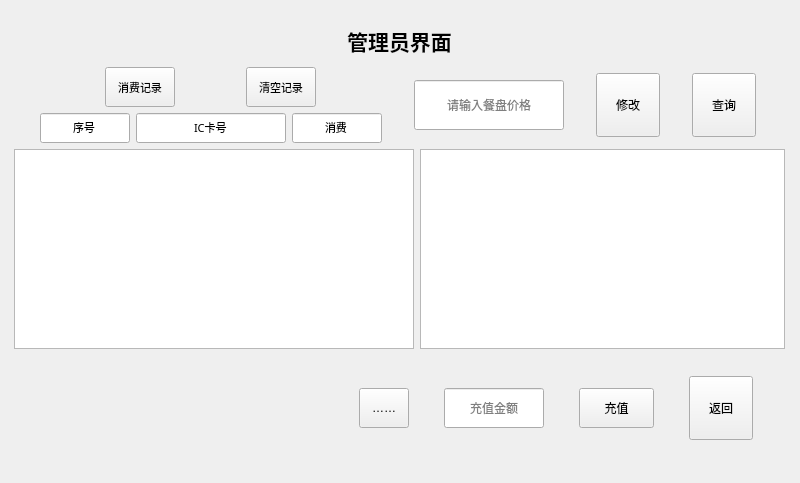
<?xml version="1.0" encoding="UTF-8"?>
<ui version="4.0">
 <class>hand</class>
 <widget class="QMainWindow" name="hand">
  <property name="geometry">
   <rect>
    <x>0</x>
    <y>0</y>
    <width>800</width>
    <height>483</height>
   </rect>
  </property>
  <property name="windowTitle">
   <string>MainWindow</string>
  </property>
  <property name="styleSheet">
   <string notr="true">border-image: url(:/key/photo1.jpg);</string>
  </property>
  <widget class="QWidget" name="centralwidget">
   <layout class="QGridLayout" name="gridLayout">
    <item row="0" column="0">
     <layout class="QVBoxLayout" name="verticalLayout_2">
      <item>
       <widget class="QLabel" name="label">
        <property name="sizePolicy">
         <sizepolicy hsizetype="Preferred" vsizetype="Minimum">
          <horstretch>0</horstretch>
          <verstretch>0</verstretch>
         </sizepolicy>
        </property>
        <property name="minimumSize">
         <size>
          <width>0</width>
          <height>40</height>
         </size>
        </property>
        <property name="maximumSize">
         <size>
          <width>16777215</width>
          <height>40</height>
         </size>
        </property>
        <property name="font">
         <font>
          <family>宋体</family>
          <pointsize>16</pointsize>
          <weight>75</weight>
          <bold>true</bold>
         </font>
        </property>
        <property name="text">
         <string>管理员界面</string>
        </property>
        <property name="alignment">
         <set>Qt::AlignCenter</set>
        </property>
       </widget>
      </item>
      <item>
       <layout class="QHBoxLayout" name="horizontalLayout_6">
        <item>
         <layout class="QVBoxLayout" name="verticalLayout">
          <item>
           <layout class="QHBoxLayout" name="horizontalLayout_3">
            <item>
             <widget class="QPushButton" name="pushButton">
              <property name="sizePolicy">
               <sizepolicy hsizetype="Minimum" vsizetype="Minimum">
                <horstretch>0</horstretch>
                <verstretch>0</verstretch>
               </sizepolicy>
              </property>
              <property name="minimumSize">
               <size>
                <width>70</width>
                <height>40</height>
               </size>
              </property>
              <property name="maximumSize">
               <size>
                <width>70</width>
                <height>16777215</height>
               </size>
              </property>
              <property name="font">
               <font>
                <family>宋体</family>
                <pointsize>8</pointsize>
                <weight>50</weight>
                <bold>false</bold>
               </font>
              </property>
              <property name="text">
               <string>消费记录</string>
              </property>
             </widget>
            </item>
            <item>
             <widget class="QPushButton" name="pushButton_4">
              <property name="sizePolicy">
               <sizepolicy hsizetype="Minimum" vsizetype="Minimum">
                <horstretch>0</horstretch>
                <verstretch>0</verstretch>
               </sizepolicy>
              </property>
              <property name="minimumSize">
               <size>
                <width>70</width>
                <height>40</height>
               </size>
              </property>
              <property name="maximumSize">
               <size>
                <width>70</width>
                <height>40</height>
               </size>
              </property>
              <property name="font">
               <font>
                <family>宋体</family>
                <pointsize>8</pointsize>
               </font>
              </property>
              <property name="text">
               <string>清空记录</string>
              </property>
             </widget>
            </item>
           </layout>
          </item>
          <item>
           <layout class="QHBoxLayout" name="horizontalLayout_2">
            <item>
             <widget class="QLineEdit" name="lineEdit_4">
              <property name="sizePolicy">
               <sizepolicy hsizetype="Minimum" vsizetype="Minimum">
                <horstretch>0</horstretch>
                <verstretch>0</verstretch>
               </sizepolicy>
              </property>
              <property name="minimumSize">
               <size>
                <width>90</width>
                <height>30</height>
               </size>
              </property>
              <property name="maximumSize">
               <size>
                <width>90</width>
                <height>30</height>
               </size>
              </property>
              <property name="font">
               <font>
                <family>宋体</family>
                <pointsize>8</pointsize>
               </font>
              </property>
              <property name="text">
               <string>序号</string>
              </property>
              <property name="alignment">
               <set>Qt::AlignCenter</set>
              </property>
             </widget>
            </item>
            <item>
             <widget class="QLineEdit" name="lineEdit_3">
              <property name="sizePolicy">
               <sizepolicy hsizetype="Minimum" vsizetype="Minimum">
                <horstretch>0</horstretch>
                <verstretch>0</verstretch>
               </sizepolicy>
              </property>
              <property name="minimumSize">
               <size>
                <width>150</width>
                <height>30</height>
               </size>
              </property>
              <property name="maximumSize">
               <size>
                <width>150</width>
                <height>30</height>
               </size>
              </property>
              <property name="font">
               <font>
                <family>宋体</family>
                <pointsize>8</pointsize>
               </font>
              </property>
              <property name="text">
               <string>IC卡号</string>
              </property>
              <property name="alignment">
               <set>Qt::AlignCenter</set>
              </property>
             </widget>
            </item>
            <item>
             <widget class="QLineEdit" name="lineEdit_5">
              <property name="sizePolicy">
               <sizepolicy hsizetype="Minimum" vsizetype="Minimum">
                <horstretch>0</horstretch>
                <verstretch>0</verstretch>
               </sizepolicy>
              </property>
              <property name="minimumSize">
               <size>
                <width>90</width>
                <height>30</height>
               </size>
              </property>
              <property name="maximumSize">
               <size>
                <width>90</width>
                <height>30</height>
               </size>
              </property>
              <property name="font">
               <font>
                <family>宋体</family>
                <pointsize>8</pointsize>
               </font>
              </property>
              <property name="text">
               <string>消费</string>
              </property>
              <property name="alignment">
               <set>Qt::AlignCenter</set>
              </property>
             </widget>
            </item>
           </layout>
          </item>
         </layout>
        </item>
        <item>
         <widget class="QLineEdit" name="lineEdit">
          <property name="sizePolicy">
           <sizepolicy hsizetype="Minimum" vsizetype="Minimum">
            <horstretch>0</horstretch>
            <verstretch>0</verstretch>
           </sizepolicy>
          </property>
          <property name="minimumSize">
           <size>
            <width>150</width>
            <height>50</height>
           </size>
          </property>
          <property name="maximumSize">
           <size>
            <width>150</width>
            <height>50</height>
           </size>
          </property>
          <property name="font">
           <font>
            <family>宋体</family>
            <pointsize>9</pointsize>
           </font>
          </property>
          <property name="alignment">
           <set>Qt::AlignCenter</set>
          </property>
          <property name="placeholderText">
           <string>请输入餐盘价格</string>
          </property>
         </widget>
        </item>
        <item>
         <widget class="QPushButton" name="pushButton_2">
          <property name="sizePolicy">
           <sizepolicy hsizetype="Minimum" vsizetype="Minimum">
            <horstretch>0</horstretch>
            <verstretch>0</verstretch>
           </sizepolicy>
          </property>
          <property name="minimumSize">
           <size>
            <width>64</width>
            <height>64</height>
           </size>
          </property>
          <property name="maximumSize">
           <size>
            <width>64</width>
            <height>64</height>
           </size>
          </property>
          <property name="font">
           <font>
            <family>宋体</family>
           </font>
          </property>
          <property name="text">
           <string>修改</string>
          </property>
         </widget>
        </item>
        <item>
         <widget class="QPushButton" name="pushButton_3">
          <property name="sizePolicy">
           <sizepolicy hsizetype="Minimum" vsizetype="Minimum">
            <horstretch>0</horstretch>
            <verstretch>0</verstretch>
           </sizepolicy>
          </property>
          <property name="minimumSize">
           <size>
            <width>64</width>
            <height>64</height>
           </size>
          </property>
          <property name="maximumSize">
           <size>
            <width>64</width>
            <height>64</height>
           </size>
          </property>
          <property name="font">
           <font>
            <family>宋体</family>
            <pointsize>9</pointsize>
           </font>
          </property>
          <property name="text">
           <string>查询</string>
          </property>
         </widget>
        </item>
       </layout>
      </item>
      <item>
       <layout class="QHBoxLayout" name="horizontalLayout_4">
        <item>
         <widget class="QListWidget" name="listWidget">
          <property name="sizePolicy">
           <sizepolicy hsizetype="Minimum" vsizetype="Minimum">
            <horstretch>0</horstretch>
            <verstretch>0</verstretch>
           </sizepolicy>
          </property>
          <property name="minimumSize">
           <size>
            <width>400</width>
            <height>200</height>
           </size>
          </property>
          <property name="maximumSize">
           <size>
            <width>400</width>
            <height>200</height>
           </size>
          </property>
         </widget>
        </item>
        <item>
         <widget class="QListWidget" name="listWidget_2">
          <property name="sizePolicy">
           <sizepolicy hsizetype="Minimum" vsizetype="Minimum">
            <horstretch>0</horstretch>
            <verstretch>0</verstretch>
           </sizepolicy>
          </property>
          <property name="minimumSize">
           <size>
            <width>365</width>
            <height>200</height>
           </size>
          </property>
          <property name="maximumSize">
           <size>
            <width>365</width>
            <height>200</height>
           </size>
          </property>
         </widget>
        </item>
       </layout>
      </item>
      <item>
       <layout class="QHBoxLayout" name="horizontalLayout_5">
        <item>
         <layout class="QHBoxLayout" name="horizontalLayout">
          <item>
           <widget class="key_por" name="widget" native="true">
            <property name="sizePolicy">
             <sizepolicy hsizetype="Minimum" vsizetype="Minimum">
              <horstretch>0</horstretch>
              <verstretch>0</verstretch>
             </sizepolicy>
            </property>
            <property name="minimumSize">
             <size>
              <width>310</width>
              <height>107</height>
             </size>
            </property>
            <property name="maximumSize">
             <size>
              <width>310</width>
              <height>107</height>
             </size>
            </property>
           </widget>
          </item>
          <item>
           <widget class="QToolButton" name="toolButton">
            <property name="sizePolicy">
             <sizepolicy hsizetype="Minimum" vsizetype="Minimum">
              <horstretch>0</horstretch>
              <verstretch>0</verstretch>
             </sizepolicy>
            </property>
            <property name="minimumSize">
             <size>
              <width>50</width>
              <height>40</height>
             </size>
            </property>
            <property name="maximumSize">
             <size>
              <width>50</width>
              <height>40</height>
             </size>
            </property>
            <property name="styleSheet">
             <string notr="true">border-image:url();
</string>
            </property>
            <property name="text">
             <string>……</string>
            </property>
           </widget>
          </item>
         </layout>
        </item>
        <item>
         <widget class="QLineEdit" name="lineEdit_2">
          <property name="sizePolicy">
           <sizepolicy hsizetype="Minimum" vsizetype="Minimum">
            <horstretch>0</horstretch>
            <verstretch>0</verstretch>
           </sizepolicy>
          </property>
          <property name="minimumSize">
           <size>
            <width>100</width>
            <height>40</height>
           </size>
          </property>
          <property name="maximumSize">
           <size>
            <width>100</width>
            <height>40</height>
           </size>
          </property>
          <property name="text">
           <string/>
          </property>
          <property name="alignment">
           <set>Qt::AlignCenter</set>
          </property>
          <property name="placeholderText">
           <string>充值金额</string>
          </property>
         </widget>
        </item>
        <item>
         <widget class="QPushButton" name="mmm">
          <property name="sizePolicy">
           <sizepolicy hsizetype="Minimum" vsizetype="Maximum">
            <horstretch>0</horstretch>
            <verstretch>0</verstretch>
           </sizepolicy>
          </property>
          <property name="minimumSize">
           <size>
            <width>75</width>
            <height>40</height>
           </size>
          </property>
          <property name="maximumSize">
           <size>
            <width>75</width>
            <height>40</height>
           </size>
          </property>
          <property name="font">
           <font>
            <family>宋体</family>
           </font>
          </property>
          <property name="text">
           <string>充值</string>
          </property>
         </widget>
        </item>
        <item>
         <widget class="QPushButton" name="close">
          <property name="sizePolicy">
           <sizepolicy hsizetype="Minimum" vsizetype="Minimum">
            <horstretch>0</horstretch>
            <verstretch>2</verstretch>
           </sizepolicy>
          </property>
          <property name="minimumSize">
           <size>
            <width>64</width>
            <height>64</height>
           </size>
          </property>
          <property name="maximumSize">
           <size>
            <width>64</width>
            <height>64</height>
           </size>
          </property>
          <property name="text">
           <string>返回</string>
          </property>
         </widget>
        </item>
       </layout>
      </item>
     </layout>
    </item>
   </layout>
  </widget>
 </widget>
 <customwidgets>
  <customwidget>
   <class>key_por</class>
   <extends>QWidget</extends>
   <header location="global">key_por.h</header>
   <container>1</container>
  </customwidget>
 </customwidgets>
 <resources/>
 <connections/>
</ui>
